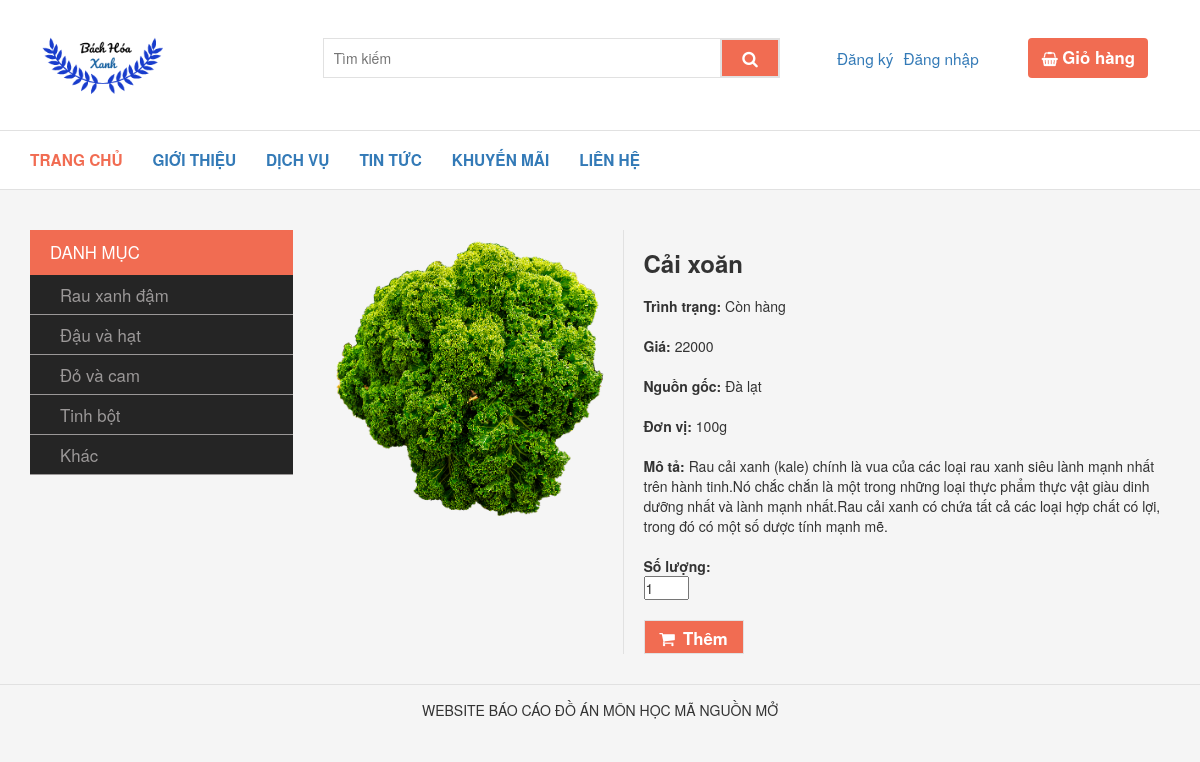
The app's page /lsproduct/detail/3 with its own data.
### tables this page shows
CREATE TABLE `products` (
  `id` int(11) NOT NULL,
  `product_name` varchar(100) NOT NULL,
  `picture` varchar(100) DEFAULT NULL,
  `origin` varchar(100) NOT NULL,
  `unit_price` int(12) NOT NULL,
  `unit` varchar(20) NOT NULL,
  `stock` float NOT NULL,
  `supplier_id` int(11) NOT NULL,
  `description` text NOT NULL,
  `category_id` int(11) NOT NULL
);

### libs/view.php (called while the page is built, shortened)
<?php
class View
{
  public function RenderCustomer($name, $data = false)
  {
      require_once 'views/header.php';
      require_once 'views/'. $name . '.php';
      require_once 'views/footer.php';
  }
}

### controllers/lsproductController.php (called while the page is built, shortened)
<?php
class lsproductController extends Controller
{
  public function detail($id = null)
  {
    $data = $this->model->getProductById($id);
    $data = array_shift($data);
    $this->view->RenderCustomer('detail/index',$data);
  }
}

### index.php (called while the page is built, shortened)
<?php
require 'libs/model.php';
require 'libs/view.php';
require 'libs/database.php';
$app = new Bootstrap();

### libs/database.php (called while the page is built, shortened)
<?php
class Database extends PDO
{
	public function select($sql, $array = array() , $fetchMode = PDO::FETCH_ASSOC	)
	{
		$sth = $this ->prepare($sql);
		foreach ($array as $key => $value) {
			$sth->bindValue("$key",$value);
		}
		$sth->execute();
		return $sth ->fetchAll($fetchMode);
	}
}

### models/lsproductModel.php (called while the page is built, shortened)
<?php
class lsproductModel extends Model
{
  public function getProductById($id)
  {
    $query = "SELECT * FROM products WHERE id = :id ";
    $array = array(':id' => $id);
    $result = $this->db->select($query, $array);
    return $result;
  }
}

### libs/model.php (called while the page is built)
<?php
class Model
{
  function __construct()
  {
    $this->db = new Database(DB_TYPE, DB_HOST, DB_NAME, DB_USER, DB_PASS);
  }
}

### views/detail/index.php (the view)
<section class="section-1">
  <div class="container margin-section">
    <div class="row">
      <div class="col-md-3">
        <div>
          <div class="section-title">
            <span>Danh mục</span>
          </div>
          <div class="section-menu">
            <ul>
              <li>
                <a href="<?php echo URL ?>lsproduct/view/1">Rau xanh đậm</a>
              </li>
              <li>
                <a href="<?php echo URL ?>lsproduct/view/2">Đậu và hạt</a>
              </li>
              <li>
                <a href="<?php echo URL ?>lsproduct/view/3">Đỏ và cam</a>
              </li>
              <li>
                <a href="<?php echo URL ?>lsproduct/view/4">Tinh bột</a>
              </li>
              <li>
                <a href="<?php echo URL ?>lsproduct/view/5">Khác</a>
              </li>
            </ul>
          </div>
        </div>
      </div>
      <div class="col-md-9">
          <div class="detail-item">
              <div class="img-item">
                  <img src="<?php echo URL.$data['picture'] ?>" alt="<?php echo $data['product_name'] ?>">
              </div>
              <div class="info-item">
                  <div>
                      <h3><?php echo $data['product_name'] ?></h3>
                  </div>
                  <div>
                      <span>Trình trạng:</span>
                      <span><?php if ($data['stock']) {
                            echo "Còn hàng";
                      }else {
                          echo "Hết hàng";
                      }
                     ?></span>
                  </div>
                  <div>
                    <span>Giá:</span>
                      <span><?php echo $data['unit_price'] ?></span>
                  </div>
                  <div>
                    <span>Nguồn gốc:</span>
                      <span><?php echo $data['origin'] ?></span>
                  </div>
                  <div>
                    <span>Đơn vị:</span>
                      <span><?php echo $data['unit'] ?></span>
                  </div>
                  <div>
                    <span>Mô tả:</span>
                      <span><?php echo $data['description'] ?></span>
                  </div>
                  <div class="">
                    <span>Số lượng:</span>
                      <div class="quantity">
                          <input type="number" min="1" max="9" step="1" value="1">
                      </div>
                  </div>
                  <div class="cart-detail">
                    <a href="<?php echo URL . 'cart/addCart/'.$value["id"]?>" ><i class="fa fa-shopping-cart" aria-hidden="true"></i><span>Thêm</span></a>
                  </div>
              </div>
          </div>
      </div>
    </div>
  </div>
</section>

### public/css/style.css (style rules this page uses)
* { margin: 0; padding: 0; box-sizing: border-box; }
li { list-style-type: none; }
body { background-color: #f5f5f5; }
.margin-section { margin-top: 40px; }
.section-1, .section-2 { margin-bottom: 30px; }
.section-title { text-transform: uppercase; background-color: #f16c52; color: #fff; font-size: 1.2em; padding-left: 20px; height: 45px; line-height: 45px; font-weight: 500; }
.section-menu ul li { border-bottom: 1px solid #9b9898; height: 40px; line-height: 40px; padding-left: 30px; }
.section-menu { background-color: #252525; }
.section-menu a { color: #9b9898; display: block; font-size: 1.2em; font-weight: 500; }
.margin-section img { width: 130px; height: 130px; }
.detail-item { display: flex; justify-content: start; }
.img-item img { width: 300px !important; height: 300px !important; }
.info-item { padding-left: 20px; border-left: 1px solid #e1e1e1; }
.info-item h3 { font-weight: 600; }
.info-item>div { margin-top: 20px; }
.info-item>div>span:first-child { font-weight: 600; }
.cart-detail a { display: block; width: 100px; height: 34px; line-height: 34px; border: 1px solid #e1e1e1; color: #fff; background-color:#f16c52; font-size: 1.2em; text-align: center; font-weight: 600; }
.cart-detail span { margin-left: 8px; }

### records on screen
products: picture (picture), product_name "Cải xoăn", unit_price "22000", origin "Đà lạt", unit "100g", description "Rau cải xanh (kale) chính là vua của các loại rau xanh siêu lành mạnh nhất trên hành tinh.Nó chắc chắn là một trong những loại thực phẩm thực vật giàu dinh dưỡng nhất và lành mạnh nhất.Rau cải xanh có chứa tất cả các loại hợp chất có lợi, trong đó có một số dược tính mạnh mẽ."
